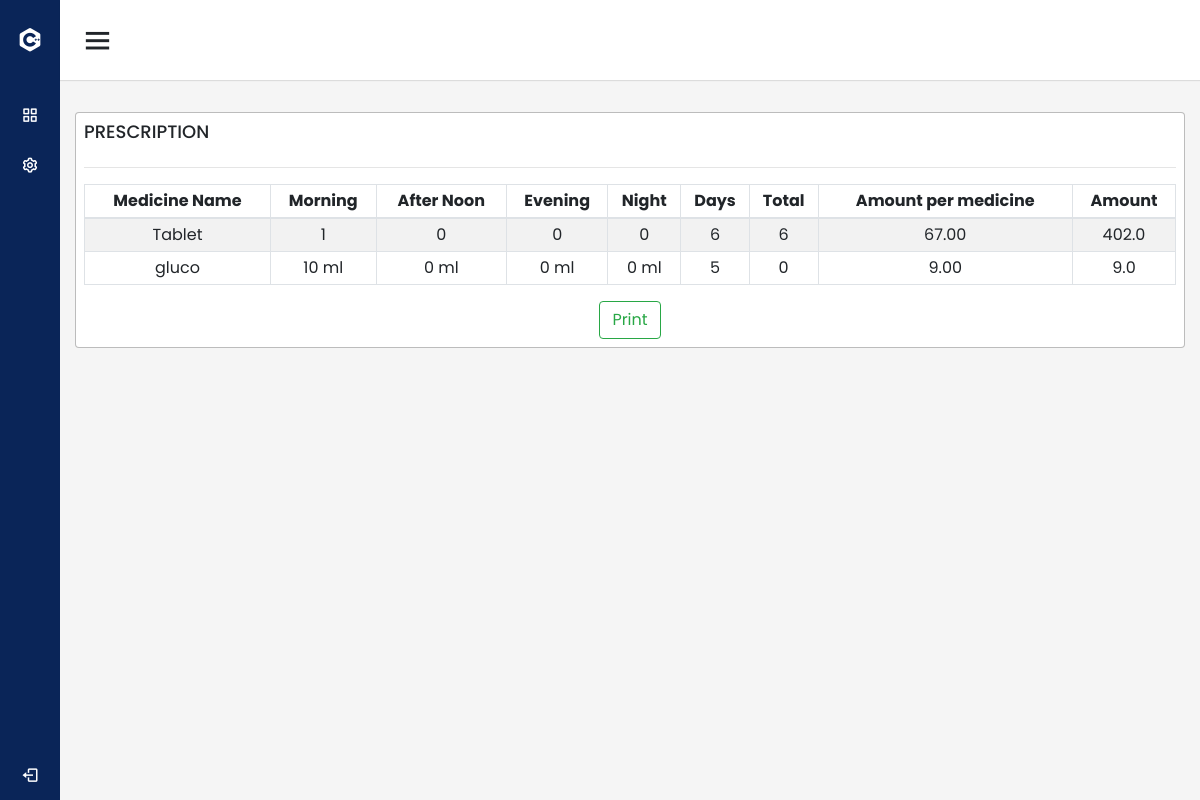
The page /inventory/medicine_bill/118/ on the database its author committed.
### inventory/models.py (models this page shows, shortened)
class Patient_medicine(models.Model):
    patient=models.ForeignKey(PatientDetails,on_delete=models.CASCADE,null=True,blank=True)
    vitals=models.ForeignKey(GeneralVitals_new,on_delete=models.CASCADE,null=True,blank=True)
    medicine_name= models.CharField(max_length=200,null=True, blank=True)
    morning= models.CharField(max_length=200,null=True, blank=True)
    noon= models.CharField(max_length=200,null=True, blank=True)
    evening= models.CharField(max_length=200,null=True, blank=True)
    night= models.CharField(max_length=200,null=True, blank=True)
    days= models.CharField(max_length=200,null=True, blank=True)
    total= models.CharField(max_length=200,null=True, blank=True)
    is_delivered=models.BooleanField(default=False)
    created_at = models.DateTimeField(auto_now_add=True)
    updated_at = models.DateTimeField(auto_now=True)

class Medicine(models.Model):
    code=models.ForeignKey(Code_medicine,on_delete=models.CASCADE,null=True,blank=True)
    medicine_name= models.CharField(max_length=200)
    medicine_brand= models.CharField(max_length=200)
    medicine_id= models.CharField(max_length=30,null=True,blank=True)
    quantity= models.IntegerField()
    medicine_mg= models.DecimalField(max_digits = 16, decimal_places = 2)
    medicine_price= models.DecimalField(max_digits = 16, decimal_places = 2)
    stocked_date=models.DateField()
    purchase_date=models.DateField()
    expiry_date=models.DateField()
    created_at = models.DateTimeField(auto_now_add=True)
    updated_at = models.DateTimeField(auto_now=True)
    is_active=models.BooleanField('Is active', default=False)

### inventory/views.py (the view)
# urls.py: path('medicine_bill/<int:id>/',views.medicine_bill, name='inventory_medicine_bill'),
def medicine_bill(request,id,printer=None):
    prescription=TodayPatients.objects.get(id=id)
    table=Patient_medicine.objects.filter(vitals_id=prescription.vitals_id,is_delivered=True)
    name=[i.medicine_name for i in table]
    amount=[]
    for i in name:
        medi=Medicine.objects.filter(medicine_name=i,is_active=False)
        price=[]
        for j in medi:
            price.append(j.medicine_price)
        amount.append(max(price))
    tablet=zip(table,amount)
    total=[]
    for i,j in tablet:
        if float(i.total) > 0:
            total.append(float(i.total)*float(j))
        else:
            total.append(float(j))
    total_tablet= zip(table,amount,total)
    total_amount=sum(total)
    print(total_amount)
    if printer:
        return render(request,'inventory/medicine_bill_print.html',{'total_amount':total_amount,'prescription':prescription,'tablet':total_tablet})
    else:
        return render(request,'inventory/medicine_bill.html',{'total_amount':total_amount,'prescription':prescription,'tablet':total_tablet})

### inventory/templates/inventory/medicine_bill.html
{% extends "management/navbar.html" %}
{% load static %}
{% block content %}
<div class="container-fluid">
    <div class="mt-2 h-100 p-2 card border_card">
        <h4>PRESCRIPTION</h4>
        <hr class="hr-center">
        <div class="table-responsive ">
            <table class="table table-striped table-bordered text-center w-100" >
                <thead>
                    <tr>
                        <th>Medicine&nbsp;Name</th>
                        <th>Morning</th>
                        <th>After&nbsp;Noon</th>
                        <th>Evening</th>
                        <th>Night</th>
                        <th>Days</th>
                        <th>Total</th>
                        <th>Amount per medicine</th>
                        <th>Amount </th>
                    </tr>
                </thead>
                <tbody >
                    {% if tablet %}
                    {% for medi,am,tot in tablet %}
                 <tr>
                    <td>{{medi.medicine_name}}</td>
                    <td>{{medi.morning}}</td>
                    <td>{{medi.noon}}</td>
                    <td>{{medi.evening}}</td>
                    <td>{{medi.night}}</td>
                    <td>{{medi.days}}</td>
                    <td>{{medi.total}}</td>
                    <td>{{am}}</td>
                    <td>{{tot}}</td>
                 </tr>
                 {% endfor %}
                 {% else %}
                        <tr>
                            <td colspan="8" class="text-center">No Data Available</td>
                        </tr>
                        {% endif %}
                </tbody>
            </table>
        </div>
       <div class="d-flex justify-content-center">
        <a href="{% url 'inventory_medicine_bill' prescription.id 'print' %}"><button type="button" id="print_btn" class="btn btn-outline-success" >Print</button></a>
       </div>
    </div>
</div>
{% endblock %}

### management/static/css/navbarstyle.css (style rules this page uses)
* { margin: 0; padding: 0; box-sizing: border-box; font-family: 'Poppins', sans-serif; }

### management/static/css/clinicstyle.css (style rules this page uses)
body { margin: 0; padding: 0; box-sizing: border-box; width: 100%; font-family: 'poppins'; font-style: normal; overflow: hidden; overflow-y: scroll; }
h4 { font-size: large; font-weight: 500; }
.table td, .table th { padding: 0.25rem; vertical-align: middle; border-top: 1px solid #dee2e6; }
.table thead th { vertical-align: middle; border-bottom: 2px solid #dee2e6; }
.border_card { border: 0.25px solid rgba(128, 128, 128, 0.526) !important; }

### management/static/css/login.css (style rules this page uses)
body { background-color: #ECEEFF; }
.card { border: none; }

### rows shown on the page
Patient_medicine: medicine_name "Tablet", morning "1", noon "0", evening "0", night "0", days "6", total "6", medicine_price "67.00", tot "402.0"
Patient_medicine: medicine_name "gluco", morning "10 ml", noon "0 ml", evening "0 ml", night "0 ml", days "5", total "0", medicine_price "9.00", tot "9.0"
